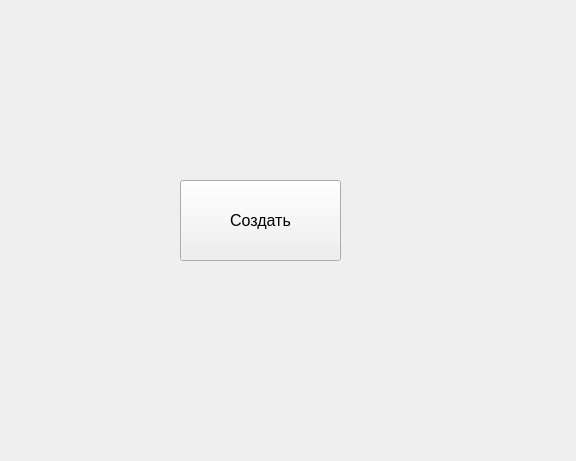
<?xml version="1.0" encoding="UTF-8"?>
<ui version="4.0">
 <class>MainWindow</class>
 <widget class="QMainWindow" name="MainWindow">
  <property name="geometry">
   <rect>
    <x>0</x>
    <y>0</y>
    <width>576</width>
    <height>461</height>
   </rect>
  </property>
  <property name="windowTitle">
   <string>Жёлтые круги</string>
  </property>
  <widget class="QWidget" name="centralwidget">
   <widget class="QPushButton" name="pushButton">
    <property name="geometry">
     <rect>
      <x>180</x>
      <y>180</y>
      <width>161</width>
      <height>81</height>
     </rect>
    </property>
    <property name="font">
     <font>
      <pointsize>12</pointsize>
     </font>
    </property>
    <property name="text">
     <string>Создать</string>
    </property>
   </widget>
  </widget>
 </widget>
 <resources/>
 <connections/>
</ui>
